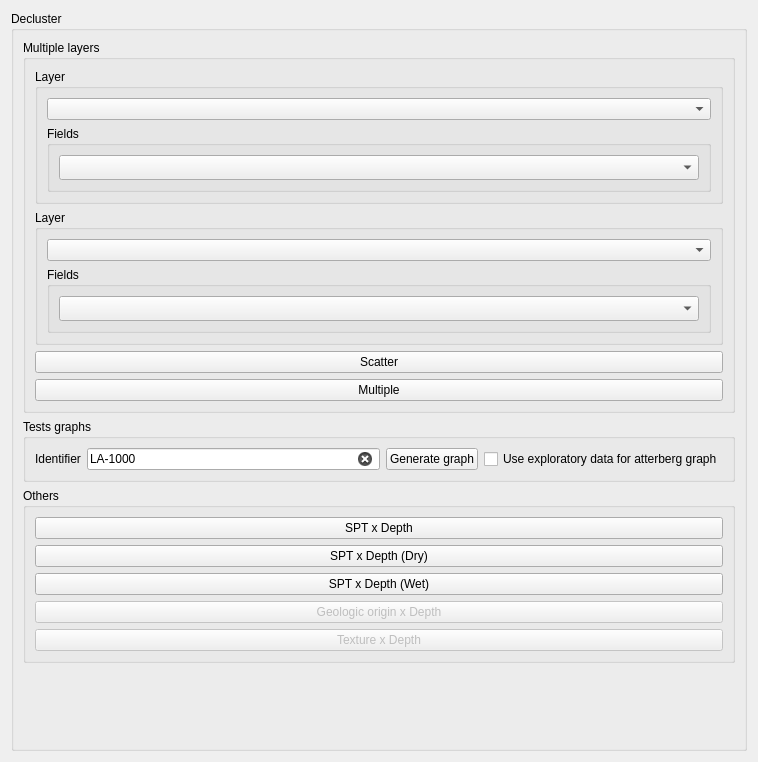
          <widget class="QWidget" name="otherplots">
           <property name="geometry">
            <rect>
             <x>0</x>
             <y>0</y>
             <width>758</width>
             <height>762</height>
            </rect>
           </property>
           <attribute name="label">
            <string>Other plots</string>
           </attribute>
           <layout class="QGridLayout" name="gridLayout_10">
            <item row="0" column="0">
             <widget class="QGroupBox" name="groupBox_16">
              <property name="title">
               <string>Decluster</string>
              </property>
              <layout class="QGridLayout" name="gridLayout_25">
               <item row="4" column="0" colspan="2">
                <widget class="QGroupBox" name="groupBox_17">
                 <property name="title">
                  <string>Multiple layers</string>
                 </property>
                 <layout class="QGridLayout" name="gridLayout_30">
                  <item row="1" column="0">
                   <widget class="QGroupBox" name="groupBox_20">
                    <property name="title">
                     <string>Layer</string>
                    </property>
                    <layout class="QGridLayout" name="gridLayout_28">
                     <item row="0" column="0">
                      <widget class="QgsMapLayerComboBox" name="layerTwoAnalysisMapLayerComboBox"/>
                     </item>
                     <item row="2" column="0">
                      <widget class="QGroupBox" name="groupBox_21">
                       <property name="title">
                        <string>Fields</string>
                       </property>
                       <layout class="QGridLayout" name="gridLayout_29">
                        <item row="0" column="0">
                         <widget class="QgsFieldComboBox" name="fieldTwoLayerAnalysisFieldComboBox">
                          <property name="minimumSize">
                           <size>
                            <width>0</width>
                            <height>25</height>
                           </size>
                          </property>
                         </widget>
                        </item>
                       </layout>
                      </widget>
                     </item>
                    </layout>
                   </widget>
                  </item>
                  <item row="0" column="0">
                   <widget class="QGroupBox" name="groupBox_18">
                    <property name="maximumSize">
                     <size>
                      <width>16777215</width>
                      <height>16777215</height>
                     </size>
                    </property>
                    <property name="title">
                     <string>Layer</string>
                    </property>
                    <layout class="QGridLayout" name="gridLayout_26">
                     <item row="0" column="0">
                      <widget class="QgsMapLayerComboBox" name="layerOneAnalysisMapLayerComboBox"/>
                     </item>
                     <item row="2" column="0">
                      <widget class="QGroupBox" name="groupBox_19">
                       <property name="title">
                        <string>Fields</string>
                       </property>
                       <layout class="QGridLayout" name="gridLayout_27">
                        <item row="0" column="0">
                         <widget class="QgsFieldComboBox" name="fieldOneLayerAnalysisFieldComboBox">
                          <property name="minimumSize">
                           <size>
                            <width>0</width>
                            <height>25</height>
                           </size>
                          </property>
                         </widget>
                        </item>
                       </layout>
                      </widget>
                     </item>
                    </layout>
                   </widget>
                  </item>
                  <item row="3" column="0">
                   <widget class="QPushButton" name="pushButtonMultiple">
                    <property name="text">
                     <string>Multiple</string>
                    </property>
                   </widget>
                  </item>
                  <item row="2" column="0">
                   <widget class="QPushButton" name="pushButtonScatter">
                    <property name="text">
                     <string>Scatter</string>
                    </property>
                   </widget>
                  </item>
                 </layout>
                </widget>
               </item>
               <item row="5" column="0" colspan="2">
                <widget class="QGroupBox" name="groupBox_22">
                 <property name="title">
                  <string>Tests graphs</string>
                 </property>
                 <layout class="QGridLayout" name="gridLayout_32">
                  <item row="0" column="0">
                   <layout class="QHBoxLayout" name="horizontalLayout_6">
                    <item>
                     <widget class="QLabel" name="label_98">
                      <property name="text">
                       <string>Identifier</string>
                      </property>
                     </widget>
                    </item>
                    <item>
                     <widget class="QLineEdit" name="identifier">
                      <property name="enabled">
                       <bool>true</bool>
                      </property>
                      <property name="text">
                       <string>LA-1000</string>
                      </property>
                      <property name="readOnly">
                       <bool>false</bool>
                      </property>
                      <property name="clearButtonEnabled">
                       <bool>true</bool>
                      </property>
                     </widget>
                    </item>
                    <item>
                     <widget class="QPushButton" name="pushButtonTestGraph">
                      <property name="enabled">
                       <bool>true</bool>
                      </property>
                      <property name="text">
                       <string>Generate graph</string>
                      </property>
                     </widget>
                    </item>
                    <item>
                     <widget class="QCheckBox" name="chech_use_eda_la">
                      <property name="enabled">
                       <bool>true</bool>
                      </property>
                      <property name="text">
                       <string>Use exploratory data for atterberg graph</string>
                      </property>
                     </widget>
                    </item>
                   </layout>
                  </item>
                 </layout>
                </widget>
               </item>
               <item row="6" column="0" colspan="2">
                <widget class="QGroupBox" name="groupBox_23">
                 <property name="title">
                  <string>Others</string>
                 </property>
                 <layout class="QGridLayout" name="gridLayout_34">
                  <item row="2" column="2">
                   <widget class="QPushButton" name="pushButtondepthWetSPTGenerateGraph">
                    <property name="enabled">
                     <bool>true</bool>
                    </property>
                    <property name="text">
                     <string>SPT x Depth (Wet)</string>
                    </property>
                   </widget>
                  </item>
                  <item row="0" column="2">
                   <widget class="QPushButton" name="pushButtondepthSPTGenerateGraph">
                    <property name="enabled">
                     <bool>true</bool>
                    </property>
                    <property name="text">
                     <string>SPT x Depth</string>
                    </property>
                   </widget>
                  </item>
                  <item row="1" column="2">
                   <widget class="QPushButton" name="pushButtondepthDrySPTGenerateGraph">
                    <property name="enabled">
                     <bool>true</bool>
                    </property>
                    <property name="text">
                     <string>SPT x Depth (Dry)</string>
                    </property>
                   </widget>
                  </item>
                  <item row="3" column="2">
                   <widget class="QPushButton" name="pushButton_4">
                    <property name="enabled">
                     <bool>false</bool>
                    </property>
                    <property name="text">
                     <string>Geologic origin x Depth</string>
                    </property>
                   </widget>
                  </item>
                  <item row="4" column="2">
                   <widget class="QPushButton" name="pushButton_5">
                    <property name="enabled">
                     <bool>false</bool>
                    </property>
                    <property name="text">
                     <string>Texture x Depth</string>
                    </property>
                   </widget>
                  </item>
                 </layout>
                </widget>
               </item>
               <item row="7" column="0" colspan="2">
                <spacer name="verticalSpacer_2">
                 <property name="orientation">
                  <enum>Qt::Vertical</enum>
                 </property>
                 <property name="sizeHint" stdset="0">
                  <size>
                   <width>20</width>
                   <height>40</height>
                  </size>
                 </property>
                </spacer>
               </item>
              </layout>
             </widget>
            </item>
           </layout>
          </widget>
